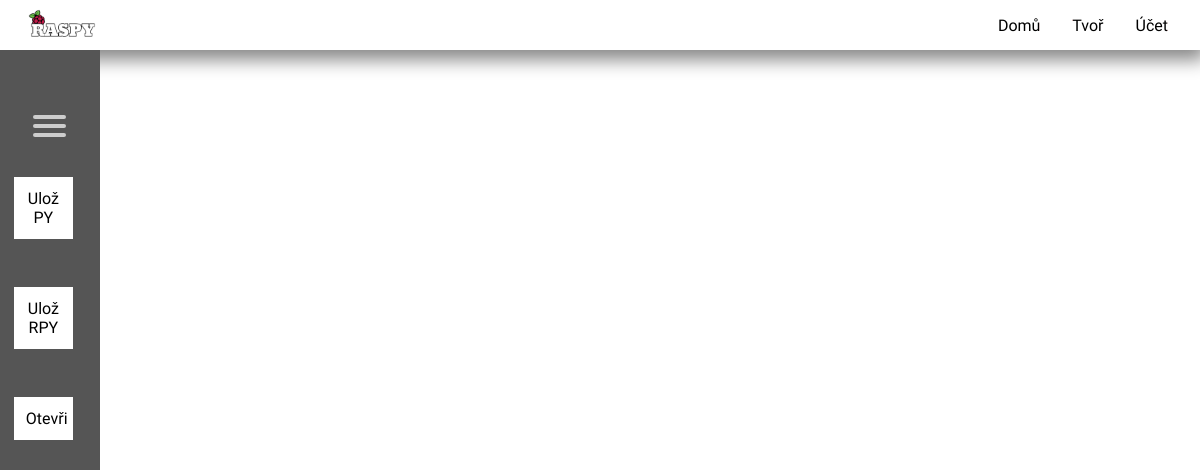
The page /create on the database as committed earlier.
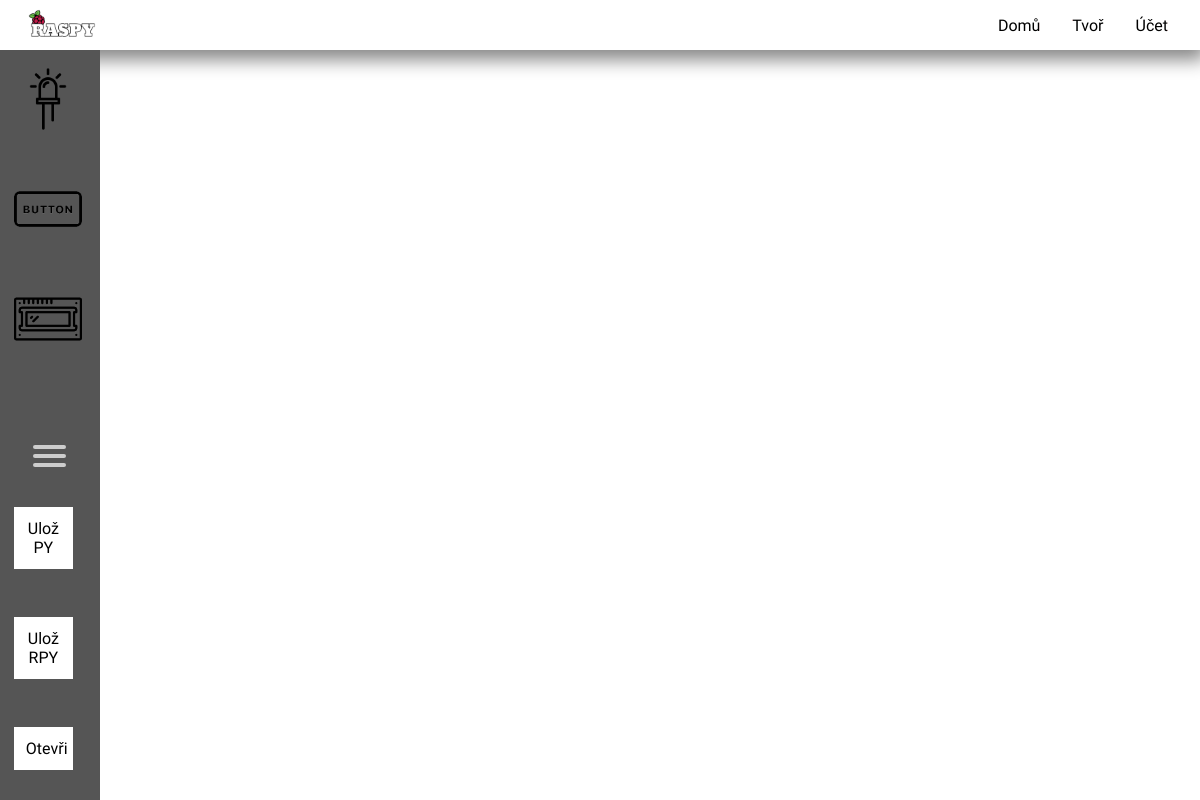
The same page on the database as committed later.
### Main/models.py (models this page shows)
class Component(models.Model):
    name = models.CharField(max_length=30)
    icon = models.ImageField(upload_to ='static/images/')

### Main/views.py (the view, shortened to what this page needs)
# urls.py: path('create', views.create, name='create'),
def create(request, filename=None):
    components = Component.objects.all().values()
    context = {
        "components": components,
    }
    if filename is None:
        return render(request, "create.html", context)

### templates/create.html (shortened to what this page needs)
{% load static %}
<!DOCTYPE html>
<html>
	<head>
		<link rel="stylesheet" type='text/css' href="{% static 'css/style-nav.css' %}">
		<link rel="stylesheet" type='text/css' href="{% static 'css/style-slide.css'%}">
		<link rel="stylesheet" type='text/css' href="{% static 'css/style.css'%}">
	</head>
	<body>
	    <section class="top-nav">
		    <div class="logo">
		      <img src="{% static 'images/logo.png' %}">
		    </div>
		    <ul class="menu">
		      <a class="item" href="/">Domů</a>
		      <a class="item" href="/create">Tvoř</a>
		      <a class="item" href="/login">Účet</a>
		    </ul>
		</section>
		<div class="vertical-menu">
			  <div class="container">
			    <div class="row">
			    		{% for component in components|slice:":3" %}
							<div class="col">
				            	<div id="{{ component.name }}Pic" > <img id="myImage-{{ component.name }}" src="{% static 'images/'|add:component.name|add:'.png' %}" alt="{{ component.name }}"></div>
				        	</div>
			    		{% endfor %}
			    		<div class="col">
			    			<nav role="navigation">
								  <div id="menuToggle">
								    <span></span>
								    <span></span>
								    <span></span>
								  </div>
								</nav>
			    		</div>
						<div class="col">
							<button id="btn" class="button button5">Ulož PY</button>
				        </div>
				        <div class="col">
								<button id="btn_save_rpy" class="button button5">Ulož RPY</button>
				        </div>
				        <div class="col">
							<button id="btn_open" class="button button5">Otevři</button>
				        </div>
				    </div>
				</div>
		</div>
	</body>
</html>

Rows that differ between the two databases and show on the page:
added Component: shows a picture
added Component: shows a picture
added Component: shows a picture
